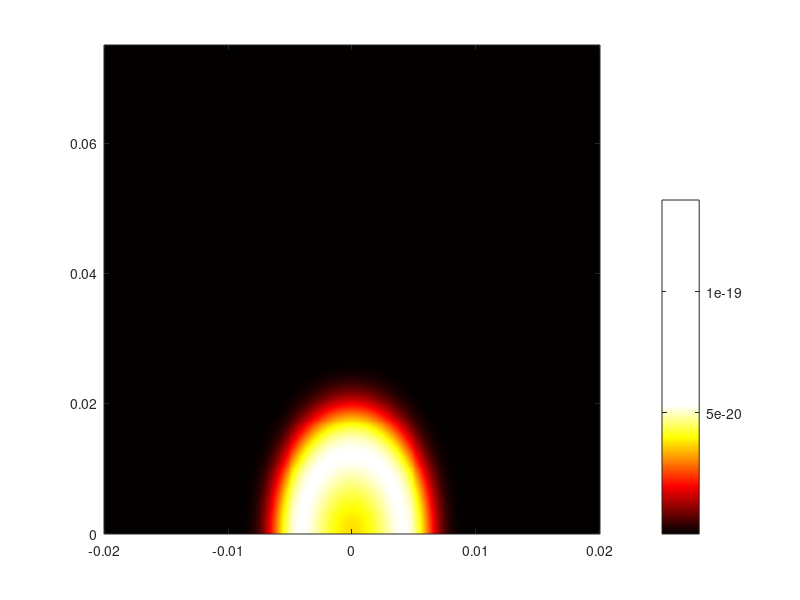

This chart was generated by the following MATLAB code: (Note: this script raises an error after producing the figure.)
clear all;
clc;
close all;

%% ===================== 1. 火焰辐射模型 =====================
t1 = 1200;     % 温度增量 (K)
t2 = 900;      % 环境温度 (K)
m  = 10;        % 形状参数
n  = 0.4;
R  = 0.025;     % m
Z  = 0.075;      % m

x1 = 0;  % 固定切面位置
x2 = 0.004; 
x3 = 0.007; 
x4 = -0.007; 



Ny = 500;
Nz = 500;
[y,z] = meshgrid(linspace(-0.02, 0.02, Ny), linspace(0, 0.075, Nz));
% 温度场
term1 = m * (x1.^2/R.^2 + y.^2/R.^2 + z.^2/Z.^2) - n;
term2 = m * (x2.^2/R.^2 + y.^2/R.^2 + z.^2/Z.^2) - n;
term3 = m * (x3.^2/R.^2 + y.^2/R.^2 + z.^2/Z.^2) - n;
term4 = m * (x4.^2/R.^2 + y.^2/R.^2 + z.^2/Z.^2) - n;
T1 = t1 * exp(-(term1.^2)) + t2;
T2 = t1 * exp(-(term2.^2)) + t2;
T3 = t1 * exp(-(term3.^2)) + t2;
T4 = t1 * exp(-(term4.^2)) + t2;
% 单色辐射模型
lambda = 0.610;      % um
c1 = 3.7418e-16;
c2 = 1.4388e4;       % um*K
Eb1 = c1 .* lambda.^(-5) ./ (exp(c2 ./ (lambda .* T1)) - 1);
Eb2 = c1 .* lambda.^(-5) ./ (exp(c2 ./ (lambda .* T2)) - 1);
Eb3 = c1 .* lambda.^(-5) ./ (exp(c2 ./ (lambda .* T3)) - 1);
Eb4 = c1 .* lambda.^(-5) ./ (exp(c2 ./ (lambda .* T4)) - 1);
% Beer 衰减
ke = 30;             % m^-1
x_max = 0.025;
L1 = x_max - x1;
L2 = x_max - x2;
L3= x_max - x3;
L4 = x_max - x4;
I1 = Eb1 .* exp(-ke .* L1);
I2 = Eb2 .* exp(-ke .* L2);
I3 = Eb3 .* exp(-ke .* L3);
I4 = Eb4 .* exp(-ke .* L4);
I=I1+I2;


%% ===================== 2. 显示火焰辐射图 =====================
figure('Color','white');
imagesc(linspace(-0.02, 0.02, Ny), linspace(0, 0.075, Nz), I);
set(gca, 'YDir', 'normal');
colormap(hot(256));
cb = colorbar;
cb.Position = [0.93 0.15 0.03 0.7];
cb.Label.String = '单色辐射强度';
cb.Label.Rotation = 0;
cb.Label.Units = 'normalized';
cb.Label.Position = [0.75 1.15 3.5];
cb.Label.FontSize = 12;
axis tight;
axis image;
grid off;
xlabel('径向坐标 y (m)');
ylabel('轴向坐标 z (m)');
title(['辐射传输成像结果, k_e = ', num2str(ke), ' m^{-1}']);
clim([min(I(:)) max(I(:))]);
